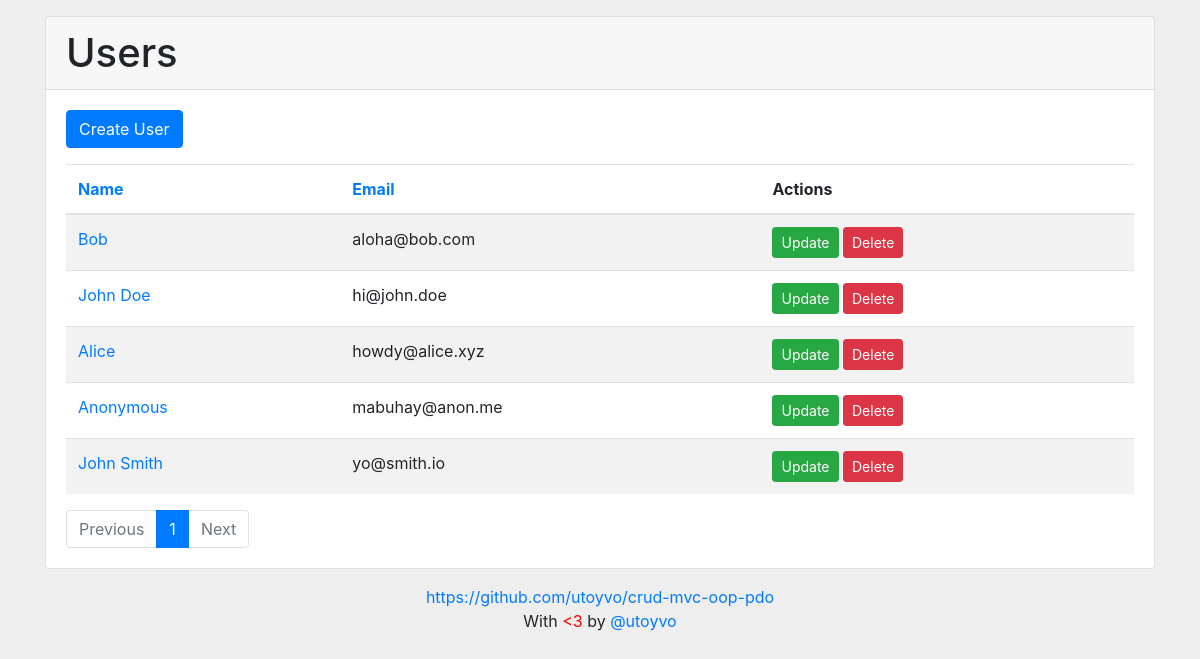
Page /?orderby=user_email on the committed database.
### tables this page shows
CREATE TABLE IF NOT EXISTS `users` (
	`user_id`         INT(11)      NOT NULL PRIMARY KEY AUTO_INCREMENT,
	`user_registered` DATETIME     NOT NULL DEFAULT CURRENT_TIMESTAMP,
	`user_updated`    DATETIME     NOT NULL ON UPDATE CURRENT_TIMESTAMP,
	`user_name`       VARCHAR(255) NOT NULL,
	`user_email`      VARCHAR(255) NOT NULL,
	`user_country`    INT(4)       NOT NULL
);

### index.php (called while the page is built)
<?php
require_once( '/controller/UserController.php' );
$controller = new UserController();
$controller->handleRequest();

### config.php (called while the page is built)
<?php
return array(
	'db_driver'   => 'mysql',
	'db_server'   => 'localhost',
	'db_name'     => 'crud-mvc-oop-pdo',
	'db_username' => 'root',
	'db_password' => '',
);

### model/Database.php (called while the page is built)
<?php
class Database
{
	private static $conn = null;
	public static function connect()
	{
		if ( self::$conn == null ) {
			try {
				$config = require_once( 'config.php' );
				self::$conn = new PDO( $config['db_driver'] . ':host=' . $config['db_server'] . ';dbname=' . $config['db_name'], $config['db_username'], $config['db_password'] );
				self::$conn->setAttribute( PDO::ATTR_ERRMODE, PDO::ERRMODE_EXCEPTION );
			} catch( PDOException $e ) {
				error_log( '[' . date( 'Y-m-d H:i:s' ) . '] [CONNECTION ERROR] [' . $_SERVER['REMOTE_ADDR'] . '] ' . $e->getMessage() . "\n", 3, 'error.log' );
				die( 'Connection Error: ' . $e->getMessage() );
			}
		}
		return self::$conn;
	}
}

### model/UserService.php (called while the page is built, shortened)
<?php
require_once( 'UserGateway.php' );
class UserService
{
	public $userGateway;
	public function __construct()
	{
		$this->userGateway = new UserGateway();
	}
	public function getUsers( $orderBy, $pagination )
	{
		$sort = ( $orderBy == 'user_id' ) ? $sort = 'DESC' : $sort = 'ASC';
		try {
			return $this->userGateway->selectAll( 'users', $orderBy, $sort, $pagination );
		} catch ( Exception $e ) {
			throw $e;
			$this->getErrorLog( $e );
		}
	}
	public function pagination( $perpage )
	{
		$page        = ( isset( $_GET['page'] ) && ! empty( $_GET['page'] ) ) ? $_GET['page'] : 1;
		$pages       = $this->userGateway->countTotalRows( 'users' );
		$total_pages = ceil( $pages->total / $perpage );
		$start       = $perpage * $page - $perpage;
		$result = array(
			'page'        => $page,
			'total_pages' => $total_pages,
			'start'       => $start,
			'perpage'     => $perpage,
		);
		return $result;
	}
}

### model/UserGateway.php (called while the page is built, shortened)
<?php
require_once( 'Database.php' );
class UserGateway
{
	public $conn;
	public function __construct()
	{
		$this->conn = Database::connect();
	}
	public function selectAll( $table, $orderBy, $sort, $pagination )
	{
		$sql = 'SELECT * FROM ' . $table . ' ORDER BY ' . $orderBy . ' ' . $sort . ' LIMIT ' . $pagination['start'] . ', ' . $pagination['perpage'];
		$stmt = $this->conn->prepare( $sql );
		$stmt->execute();
		$result = array();
		while ( $obj = $stmt->fetch( PDO::FETCH_OBJ ) ) $result[] = $obj;
		return $result;
	}
	public function countTotalRows( $table )
	{
		$sql = 'SELECT COUNT(*) AS total FROM ' . $table;
		$stmt = $this->conn->prepare( $sql );
		$stmt->execute();
		return $stmt->fetch( PDO::FETCH_OBJ );
	}
}

### view/user/users.php (the view)
<?php include( '/view/template/header.php' ); ?>
	<section class="card mt-3 mb-3">
		<header class="card-header">
			<h1 class="mb-0"><?= htmlentities( $title ); ?></h1>
		</header>
		<div class="card-body">
			<div class="mb-3">
				<a href="?user=create" class="btn btn-primary">Create User</a>
			</div>
			<table class="table table-striped mb-0">
				<thead>
					<tr>
						<th><a href="?orderby=user_name">Name</a></th>
						<th><a href="?orderby=user_email">Email</a></th>
						<th>Actions</th>
					</tr>
				</thead>
				<tbody>
				<?php foreach ( $users as $user ) : ?>
					<tr>
						<td><a href="?user=read&id=<?= $user->user_id; ?>"><?= $user->user_name; ?></a></td>
						<td><?= $user->user_email; ?></td>
						<td>
							<a href="?user=update&id=<?= $user->user_id; ?>" class="btn btn-success btn-sm">Update</a>
							<a href="?user=delete&id=<?= $user->user_id; ?>" class="btn btn-danger btn-sm" onclick="return confirm( 'Are you sure you want to delete?' );">Delete</a>
						</td>
					</tr>
				<?php endforeach; ?>
				</tbody>
			</table>
			<?php include( '/view/template/pagination.php' ); ?>
		</div>
	</section>
<?php include( '/view/template/footer.php' ); ?>

### view/template/header.php (style rules this page uses)
body { background: #eee; }

### rows in the picture
users: user_name "Bob", user_email "aloha@bob.com"
users: user_name "John Doe", user_email "hi@john.doe"
users: user_name "Alice", user_email "howdy@alice.xyz"
users: user_name "Anonymous", user_email "mabuhay@anon.me"
users: user_name "John Smith", user_email "yo@smith.io"

### other values in the picture
$title "Users"
